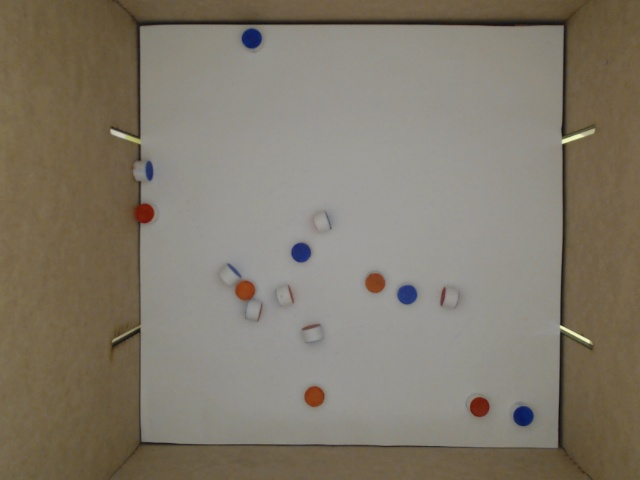
#> input picture foto_cilindros.jpeg, 640 x 480 px
$ python -i color.py   (imports and definitions only)
#> lines starting #> are read from the running program, lines starting #| are printed output that depends on the picture; after the words box and inside, x2 and y2 are one past the last pixel; in counts of white or black regions, pixels touching at a corner belong together
import numpy as np
import cv2

'''
lower = {'red': (0, 50, 70),
         'green': (36, 0, 0),
         'blue': (90, 50, 70)}

upper = {'red': (9, 255, 255),
         'green': (89, 255, 255),
         'blue': (128, 255, 255)}

colors = {'red': (0, 0, 255),
          'green': (0, 255, 0),
          'blue': (255, 0, 0)}
'''

lower = {'blue': (90, 50, 70)}
upper = {'blue': (128, 255, 255)}
colors = {'blue': (255, 0, 0)}

minR = 0.5

def analise_color(frame):
    hsv = cv2.cvtColor(frame, cv2.COLOR_BGR2HSV)
    for key, value in upper.items():
        kernel = np.ones((9, 9), np.uint8)
        mask = cv2.inRange(hsv, lower[key], upper[key])
        mask = cv2.morphologyEx(mask, cv2.MORPH_OPEN, kernel)
        mask = cv2.morphologyEx(mask, cv2.MORPH_CLOSE, kernel)

        cnts = cv2.findContours(mask.copy(), cv2.RETR_EXTERNAL,
                                cv2.CHAIN_APPROX_SIMPLE)[-2]
        center = None

        if len(cnts) > 0:
            c = max(cnts, key=cv2.contourArea)
            ((x, y), radius) = cv2.minEnclosingCircle(c)
            M = cv2.moments(c)
            center = (int(M["m10"] / M["m00"]), int(M["m01"] / M["m00"]))

            if radius > minR:

                '''
                cv2.circle(frame, (int(x), int(y)),
                        int(radius), colors[key], 2)
                cv2.putText(frame, key + " face", (int(x-radius), int(y - radius)),
                            cv2.FONT_HERSHEY_SIMPLEX, 0.6, colors[key], 2)

                cv2.imshow("Frame", frame)
                cv2.waitKey(0)

                '''

                return key
            else:
                pass
    return 0


'''
color_dict_HSV = {'black': [[180, 255, 30], [0, 0, 0]],
              'white': [[180, 18, 255], [0, 0, 231]],
              'red1': [[180, 255, 255], [159, 50, 70]],
              'red2': [[9, 255, 255], [0, 50, 70]],
              'green': [[89, 255, 255], [36, 50, 70]],
              'blue': [[128, 255, 255], [90, 50, 70]],
              'yellow': [[35, 255, 255], [25, 50, 70]],
              'purple': [[158, 255, 255], [129, 50, 70]],
              'orange': [[24, 255, 255], [10, 50, 70]],
              'gray': [[180, 18, 230], [0, 0, 40]]}
'''

>>> import cv2
>>> picture = cv2.imread('../foto_cilindros.jpeg')
#> picture is the input picture: shape (480, 640, 3); mean B, G, R 107.2, 121.3, 128.9
>>> result = analise_color(picture)
#> in analise_color, `hsv = cv2.cvtColor(frame, cv2.COLOR_BGR2HSV)`: hsv: shape (480, 640, 3); mean H, S, V 22.6, 50.6, 129.3
#> the loop in analise_color, `for key, value in upper.items():` made 1 pass
#> (x, y, radius, center) on pass 1: (251.4, 38.11, 10.43, (251, 37))
#> pass 1, in analise_color, `mask = cv2.inRange(hsv, lower[key], upper[key])`:
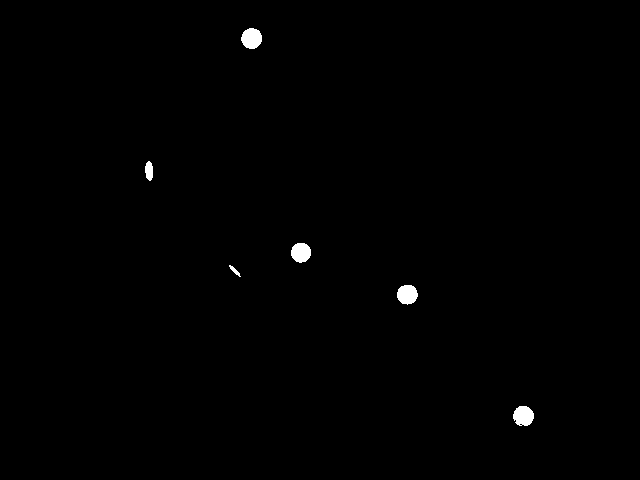
#> mask: shape (480, 640); 0.48% white; 6 white regions, box (x1, y1, x2, y2) and area: (241, 28, 262, 49) 342, (513, 406, 534, 426) 331, (397, 285, 418, 305) 326, (291, 243, 311, 263) 316, (145, 161, 153, 181) 126, (229, 265, 241, 277) 48
#> pass 1, in analise_color, `mask = cv2.morphologyEx(mask, cv2.MORPH_OPEN, kernel)`:
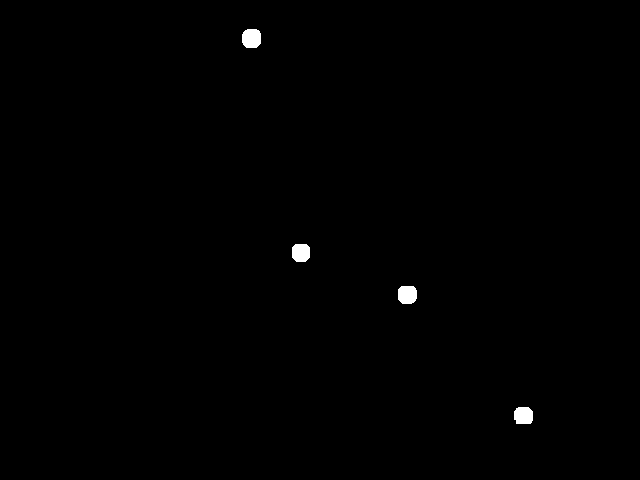
#> mask: shape (480, 640); 0.39% white; 4 white regions, box (x1, y1, x2, y2) and area: (242, 29, 261, 48) 320, (398, 286, 417, 304) 307, (292, 244, 310, 262) 292, (514, 407, 533, 424) 292
#> result = 'blue'
